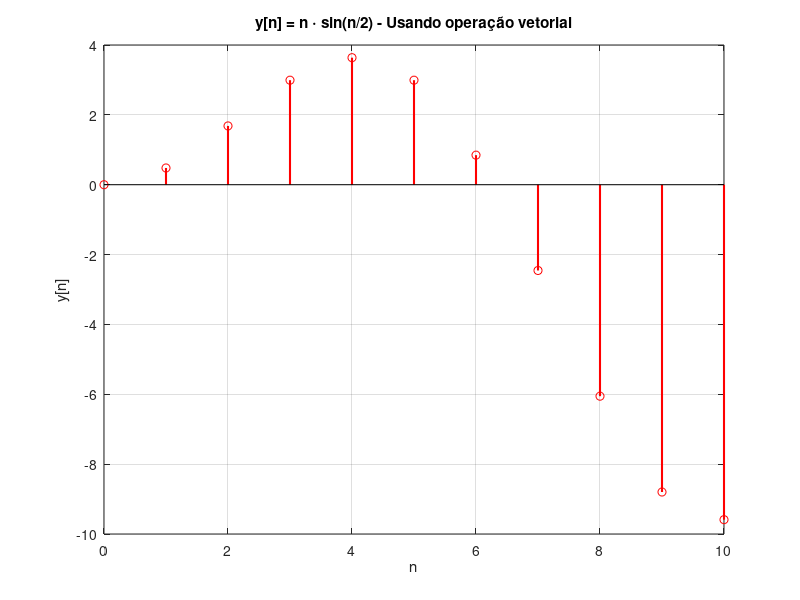

Source code (MATLAB):
% Script para questão 6.2.i - Usando operação vetorial
% Gera y[n] = n*sin(n/2) para 0 <= n <= 10

clear;
clc;

n = 0:10;

% Usando operação vetorial
y = n .* sin(n / 2);

% Plotando o resultado
figure;
stem(n, y, 'r', 'LineWidth', 1.5);
title('y[n] = n \cdot sin(n/2) - Usando operação vetorial');
xlabel('n');
ylabel('y[n]');
grid on;

fprintf('Valores de y[n]:\n');
for i = 1:length(n)
    fprintf('y[%d] = %.4f\n', n(i), y(i));
end
